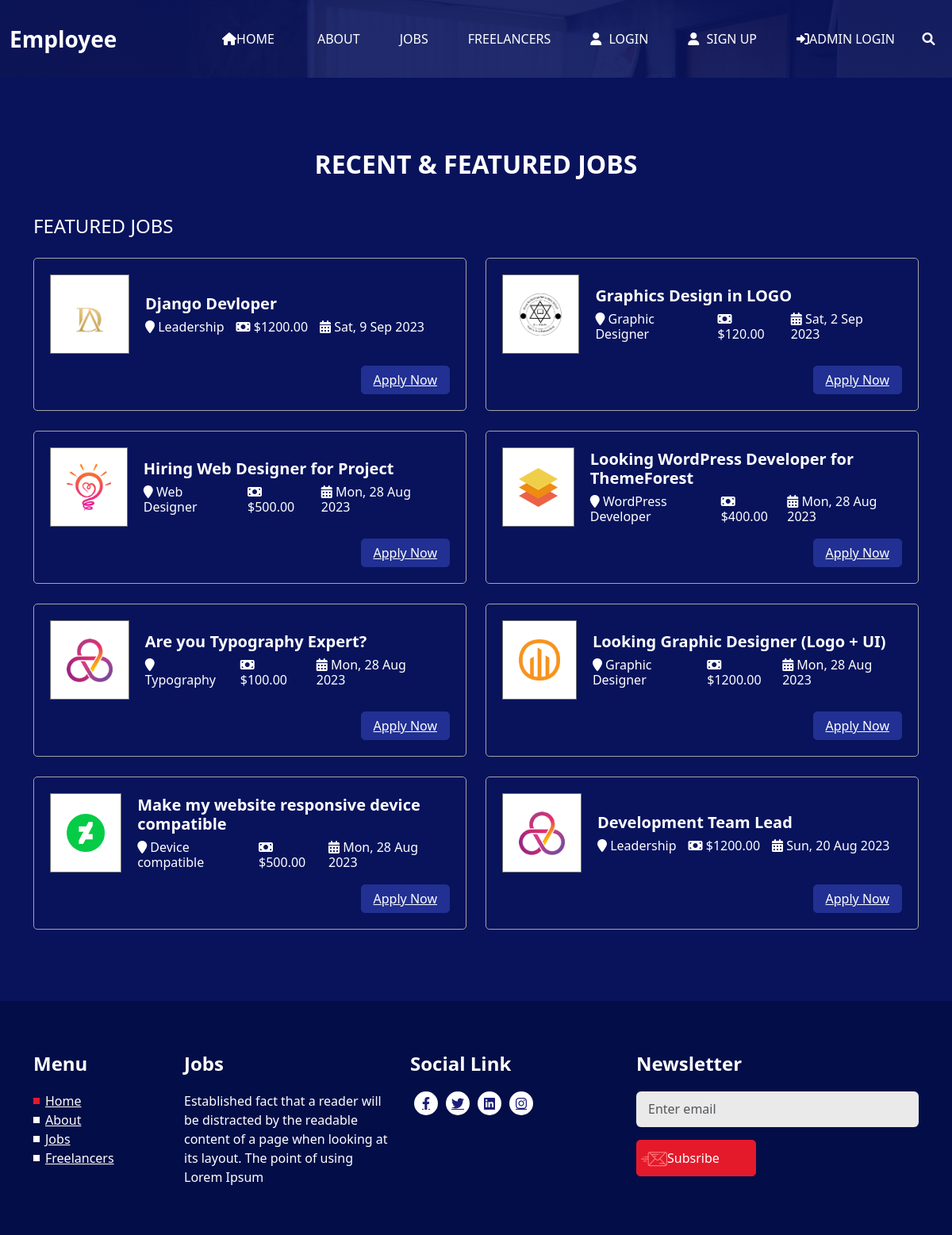
Page /job_all/ on the earlier database version.
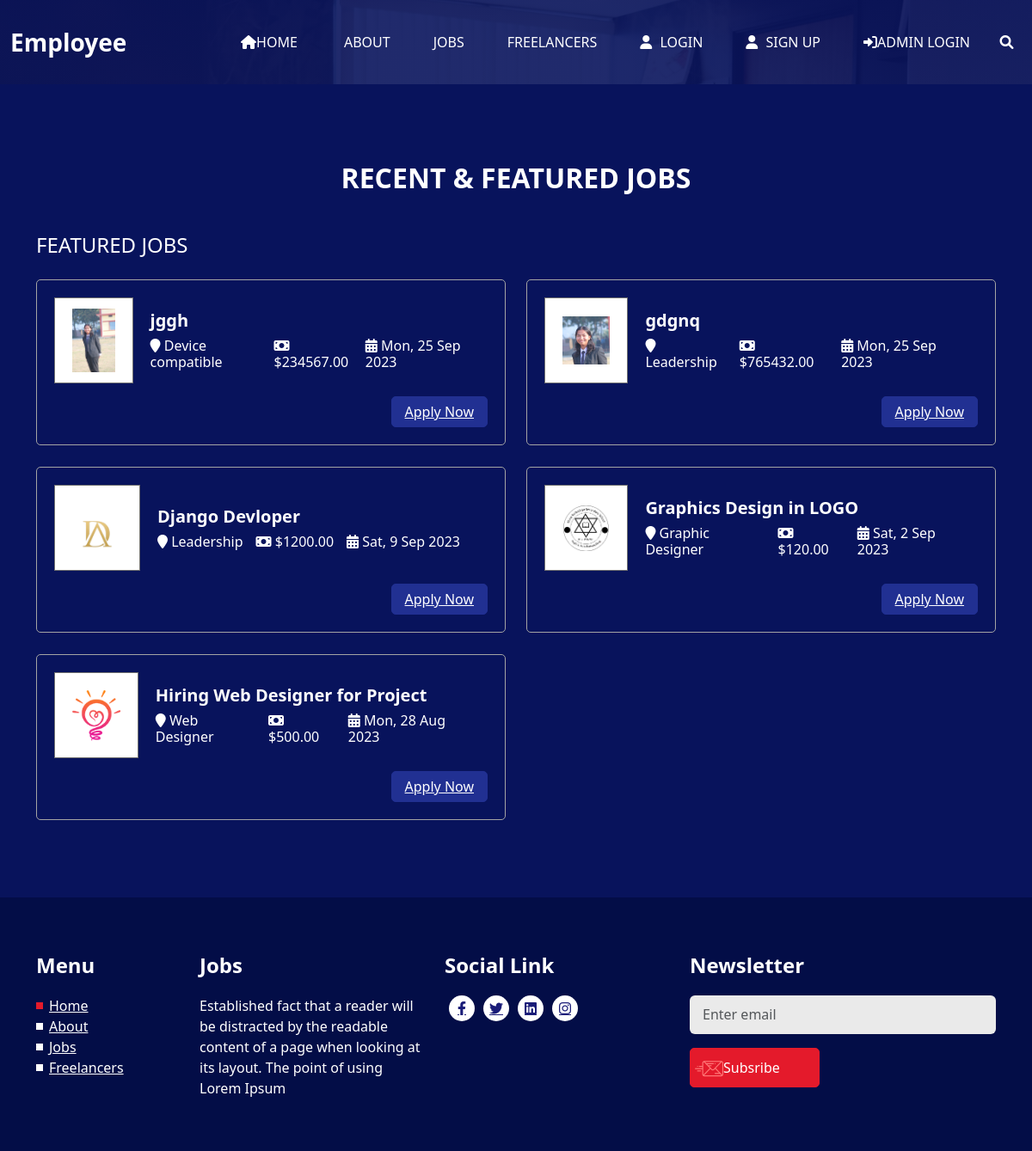
Same page on the later database version.
### web_app/model.py (models this page shows, shortened)
class JobPosting(models.Model):
     STATUS_CHOICES = [
          ("active", "Active"),
          ("in_active", "Inactive"),
     ]
     title = models.CharField(max_length=200)
     company = models.CharField(max_length=100)
     feature_image = models.ImageField(upload_to="Job_post_images/%Y/%m/%d", blank=False)
     status = models.CharField(max_length=20, choices=STATUS_CHOICES, default="active")
     description = models.TextField()
     salary = models.DecimalField(max_digits=10, decimal_places=2)
     posted_at = models.DateTimeField(auto_now_add=True)
     views_count = models.PositiveBigIntegerField(default=0)
     category = models.ForeignKey(JobCategory, on_delete=models.CASCADE)
     location = models.ManyToManyField(JobLocation)

class JobCategory(models.Model):
     name = models.CharField(max_length=100)

### web_app/views.py (the view)
# urls.py: path("job_all/", JobAllView.as_view(), name = "job_all"),
class JobAllView(ListView):
    model = JobPosting
    template_name = "jobs/job_all.html"
    context_object_name = "posts"
    queryset = JobPosting.objects.all()
    def get_context_data(self, **kwargs):
        context = super().get_context_data(**kwargs)
        context["featured_posts"] = JobPosting.objects.filter(
            posted_at__isnull=False, status="active"
        ).order_by("-posted_at")
        return context

### templates/jobs/job_all.html (shortened to what this page needs)
{% extends 'base.html' %}
{% load static %}
{% block content %}
{% include 'header.html' %}
<section class="job_section layout_padding">
  <div class="container">
    <div class="heading_container heading_center">
      <h2>
        RECENT & FEATURED JOBS
      </h2>
    </div>
    <div class="job_container">
      <h4 class="job_heading">
        Featured Jobs
      </h4>
      <div class="row">
        {% for featured_post in featured_posts %}
        <div class="col-lg-6">
          <div class="box">
            <div class="job_content-box">
              <div class="img-box">
                <img src="{{featured_post.feature_image.url}}" alt="{{ featured_post.title}}">
              </div>
              <div class="detail-box">
                <h5>
                  {{featured_post.title}}
                </h5>
                <div class="detail-info">
                  <h6>
                    <i class="fa fa-map-marker" aria-hidden="true"></i>
                    <span>
                      {{featured_post.category.name}}
                    </span>
                  </h6>
                  <h6>
                    <i class="fa fa-money" aria-hidden="true"></i>
                    <span>
                      ${{featured_post.salary}}
                    </span>
                  </h6>
                  <h6>
                    <i class="fa fa-calendar-alt"></i>
                    <span>{{featured_post.posted_at|date:" D, j M Y"}}
                    </span>
                  </h6>
                </div>
              </div>
            </div>
            <div class="option-box">
              <a href="{% url 'apply' %}" class="apply-btn">
                Apply Now
              </a>
            </div>
          </div>
        </div>
        {% endfor %}
      </div>
    </div>
  </div>
</section>
{% include 'home/info_section.html' %}
{% endblock content %}

### templates/base.html (shortened to what this page needs)
{% load static %}
<!doctype html>
<html lang="en">
<head>
     <link rel="stylesheet" type="text/css" href="{% static 'jobs/css/bootstrap.css' %}" />
     <link href="{% static 'jobs/css/font-awesome.min.css' %}" rel="stylesheet" />
     <link rel="stylesheet"
          href="https://cdnjs.cloudflare.com/ajax/libs/jquery-nice-select/1.1.0/css/nice-select.min.css"
 />
     <link href="{% static 'jobs/css/style.css' %}" rel="stylesheet" />
     <link href="{% static 'jobs/css/responsive.css' %}" rel="stylesheet" />
     <link rel="stylesheet" href="{% static 'css/bootstrap.min.css' %}">
     <link rel="stylesheet" href="{% static 'css/style.css' %}">
     <link rel="stylesheet" href="https://cdnjs.cloudflare.com/ajax/libs/font-awesome/6.0.0-beta3/css/all.min.css">
</head>
<body>
     <div class="hero_area">
          {% block content %}
          {% endblock content %}
</body>
</html>

### templates/header.html (shortened to what this page needs)
  <header class="header_section">
     <div class="container-fluid">
       <nav class="navbar navbar-expand-lg custom_nav-container ">
         <a class="navbar-brand" href="index.html">
           <span>
             Employee
           </span>
         </a>
         <div class="collapse navbar-collapse" id="navbarSupportedContent">
           <ul class="navbar-nav  ml-auto">
             <li class="nav-item active">
               <a class="nav-link" href="/"><i class="fa fa-home" aria-hidden="true"></i>Home</a>
             </li>
             <li class="nav-item">
               <a class="nav-link" href="{% url 'about' %}"> About</a>
             </li>
             <li class="nav-item">
               <a class="nav-link" href="{% url 'job' %}">Jobs</a>
             </li>
             <li class="nav-item">
               <a class="nav-link" href="{% url 'freelancer' %}">Freelancers</a>
             </li>
             <li class="nav-item">
               <a class="nav-link" href="{% url 'emp_login' %}">
                 <i class="fa fa-user" aria-hidden="true"></i>
                 <span>
                   Login
                 </span>
               </a>
             </li>
             <li class="nav-item">
               <a class="nav-link" href="{% url 'registration' %}">
                 <i class="fa fa-user" aria-hidden="true"></i>
                 <span>
                   Sign Up
                 </span>
               </a>
             </li>
             <li class="nav-item">
               <a class="nav-link" href="{% url 'admin_login' %}"><i class="fa-solid fa-right-to-bracket"></i>Admin
                 Login</a>
             </li>
             <form class="form-inline">
               <button class="btn   nav_search-btn" type="submit">
                 <i class="fa fa-search" aria-hidden="true"></i>
               </button>
             </form>
           </ul>
         </div>
       </nav>
     </div>
   </header>

### templates/home/info_section.html (shortened to what this page needs)
{% load static %}
<section class="info_section ">
  <div class="container">
    <div class="row">
      <div class="col-md-2 info_links">
        <h4>
          Menu
        </h4>
        <ul>
          <li class="active">
            <a href="/">
              Home
            </a>
          </li>
          <li>
            <a href="{% url 'about' %}">
              About
            </a>
          </li>
          <li>
            <a class="" href="{% url 'job' %}">
              Jobs
            </a>
          </li>
          <li>
            <a class="" href="{% url 'freelancer' %}">
              Freelancers
            </a>
          </li>
        </ul>
      </div>
      <div class="col-md-3">
        <h4>
          Jobs
        </h4>
        <p>
          Established fact that a reader will be distracted by the readable content of a page when looking at its
          layout. The point of using Lorem Ipsum
        </p>
      </div>
      <div class="col-md-3">
        <div class="info_social">
          <h4>
            Social Link
          </h4>
          <div class="social_container">
            <div>
              <a href="">
                <i class="fa-brands fa-facebook-f"></i>
              </a>
            </div>
            <div>
              <a href="">
                <i class="fa-brands fa-twitter"></i>
              </a>
            </div>
            <div>
              <a href="">
                <i class="fa-brands fa-linkedin" aria-hidden="true"></i>
              </a>
            </div>
            <div>
              <a href="">
                <i class="fa-brands fa-instagram" aria-hidden="true"></i>
              </a>
            </div>
          </div>
        </div>
      </div>
      <div class="col-md-4">
        <div class="info_form">
          <h4>
            Newsletter
          </h4>
          <div class="footer-form">
            <div id="mc_embed_signup">
              <form action="" method="post" class="subscribe_form relative mail_part" id="newsletter_bottom_form">
                <div class="form-group">
                  <input type="email" class="form-control" onfocus="this.placeholder = ''"
                       onblur="this.placeholder = 'Enter email'" placeholder='Enter email' name="email" required>
             </div>
                <div class="form-icon">
                  <button type="submit" name="submit" id="newsletter-submit"
                    class="email_icon newsletter-submit button-contactForm"><img src="{% static 'img/form-iocn.png' %}" style="margin-left: -40px;"
                    alt="">Subsribe</button>
                </div>
              </form>
            </div>
          </div>
        </div>
      </div>
    </div>
  </div>
  </div>

### templates/home/footer_section.html (shortened to what this page needs)
{% load static %}

### static/jobs/css/responsive.css (style rules this page uses)
@media (max-width: 1200px) { .job_section .box .option-box { display: -webkit-box; display: -ms-flexbox; display: flex; margin-left: auto; margin-top: 15px; } }

Differences in the rows shown:
removed JobPosting: feature_image (picture), title "Looking WordPress Developer for ThemeForest", category.name "WordPress Developer", salary "400.00", posted_at "Mon, 28 Aug 2023"
removed JobPosting: feature_image (picture), title "Are you Typography Expert?", category.name "Typography", salary "100.00", posted_at "Mon, 28 Aug 2023"
removed JobPosting: feature_image (picture), title "Looking Graphic Designer (Logo + UI)", category.name "Graphic Designer", salary "1200.00", posted_at "Mon, 28 Aug 2023"
removed JobPosting: feature_image (picture), title "Make my website responsive device compatible", category.name "Device compatible", salary "500.00", posted_at "Mon, 28 Aug 2023"
removed JobPosting: feature_image (picture), title "Development Team Lead", category.name "Leadership", salary "1200.00", posted_at "Sun, 20 Aug 2023"
added JobPosting: feature_image (picture), title "jggh", category.name "Device compatible", salary "234567.00", posted_at "Mon, 25 Sep 2023"
added JobPosting: feature_image (picture), title "gdgnq", category.name "Leadership", salary "765432.00", posted_at "Mon, 25 Sep 2023"
